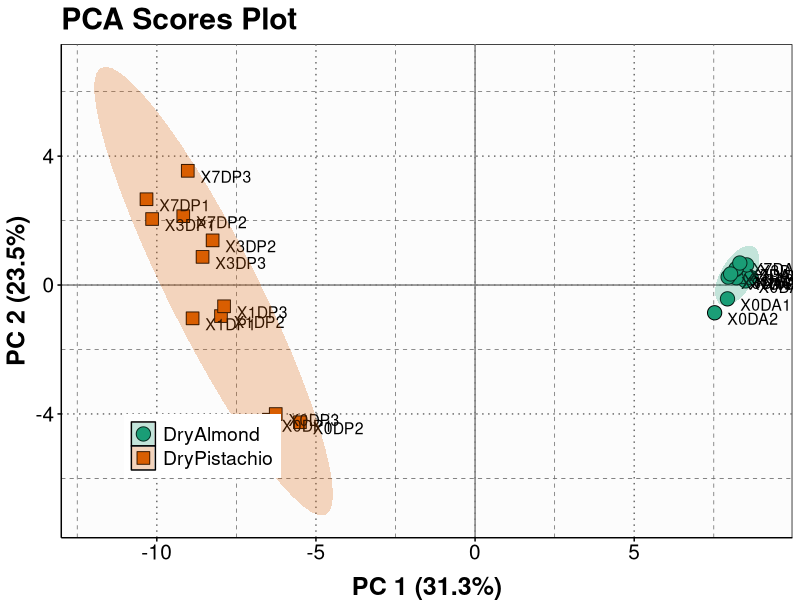
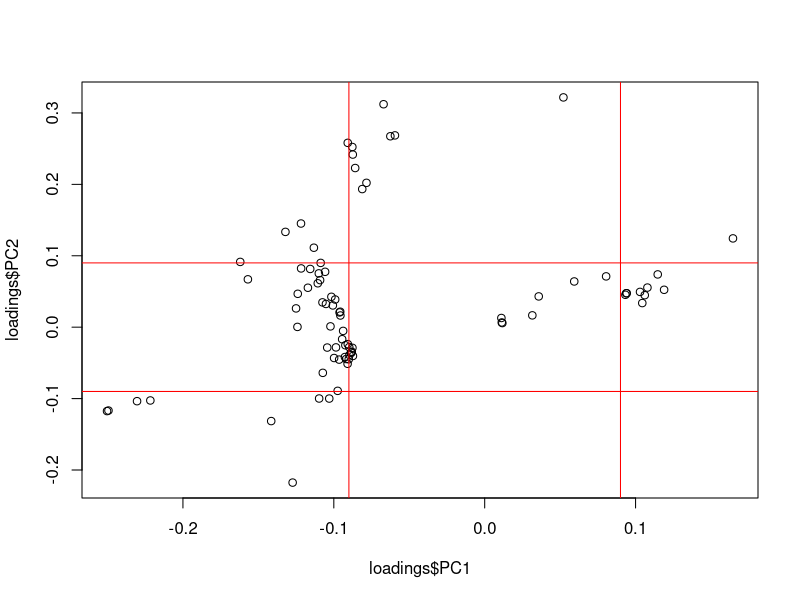
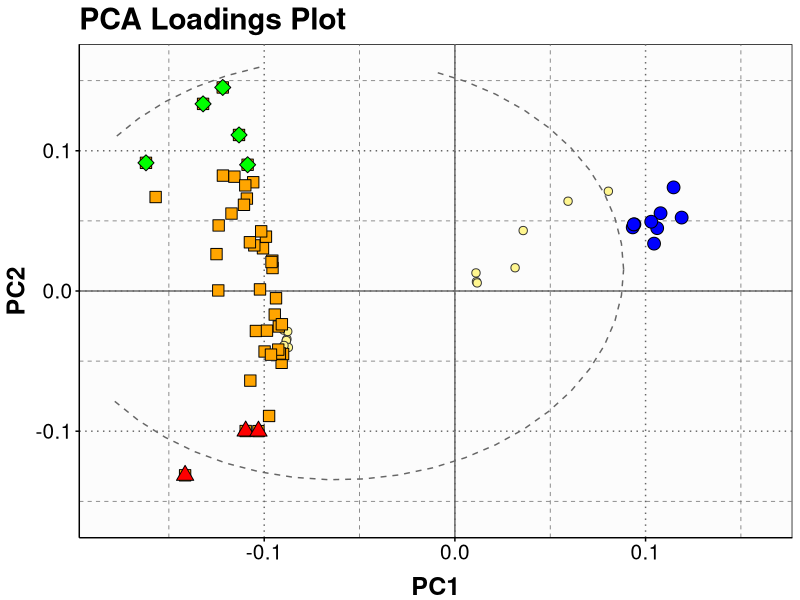
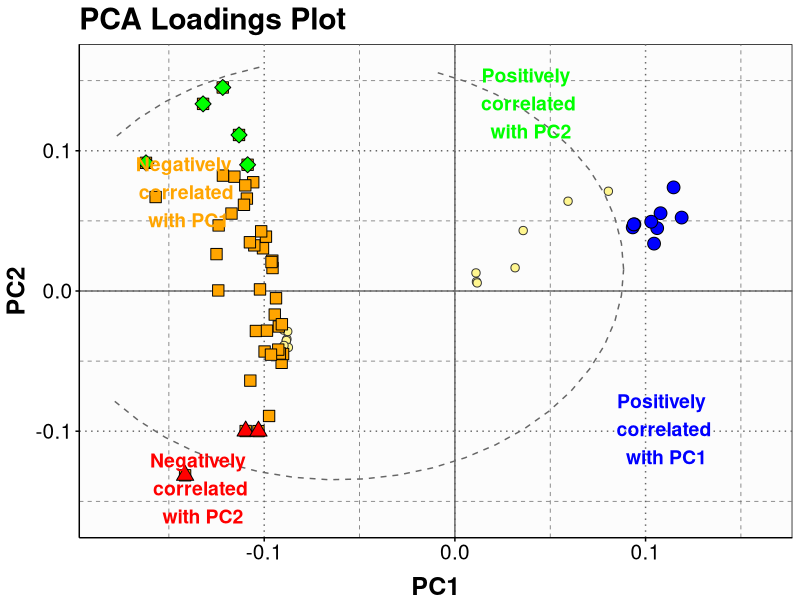
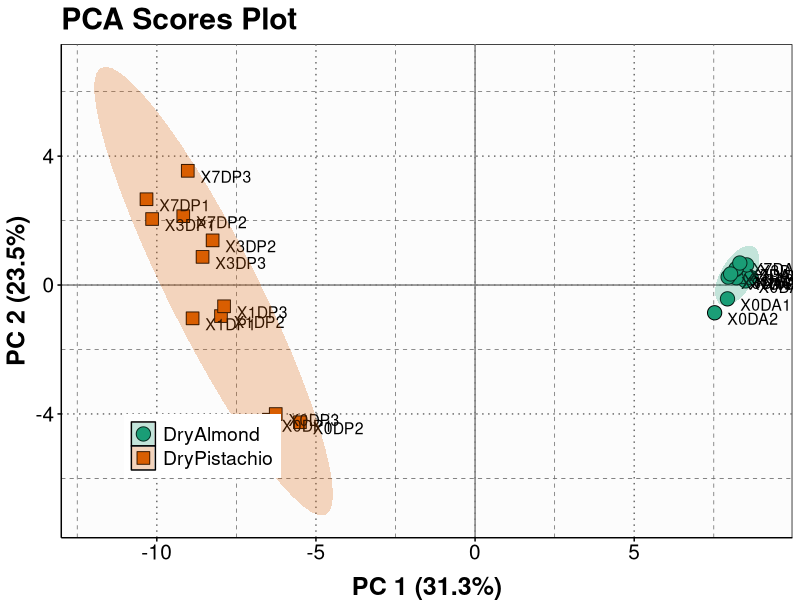
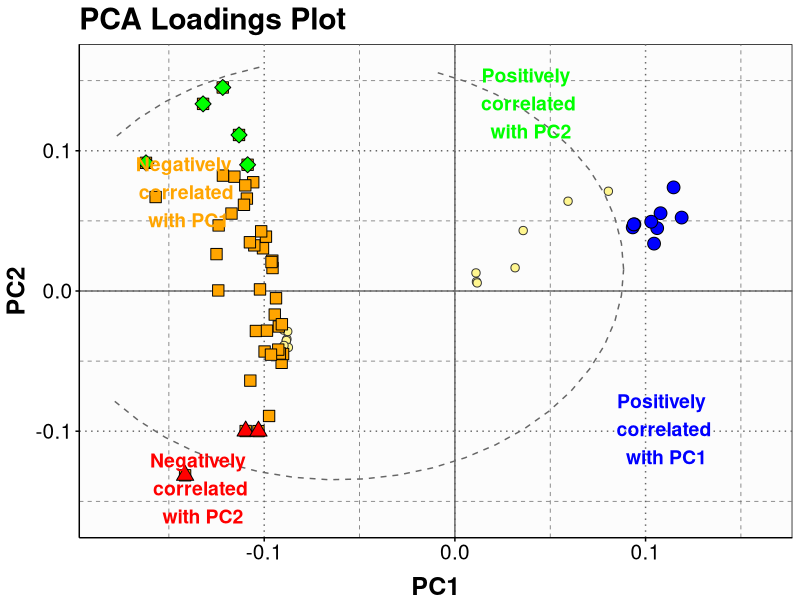

These figures' R source, in order:
###############################################################
# Make PCA scores and loadings plots with ggplot2
###############################################################

# This script will produce a scores plot and loadings plot from 
# the output of PCA using the ggplot2 package.  Refer to the 
# PCA.process.R file to see how the data were generated.

# The following files need to be placed in the working directory:
# pca_scores.csv
# pca_scree.csv
# pca_loadings.csv

# Set working directory
setwd("D:/telework transfer files/R project GC-MSExample  Beck 2021 vs2")

######################
# Scores plot
######################

# import scores matrix
data <- read.csv("pca_scores.csv", header=T)

# subset to include only PC1 to PC3 scores
data <- data[, c(1:4)]

# look at first few rows
data[1:6,1:4]

# Get variance percentages for first 3 PC's
screedat <- read.csv("pca_scree.csv", header=T)
var1 <- round(screedat[2,2:4] * 100, 1)

# Change "X" column to "Sample"
colnames(data)[colnames(data)=="X"] <- "Sample"

# Add Group label to the data frame
Group <- c(rep("DryPistachio", 12),
           rep("DryAlmond", 12))
         

data <- cbind(data, Group)

# install ggplot2 (can skip if already installed)
#install.packages("ggplot2")

# load ggplot2
library(ggplot2)

# Make custom theme for ggplot
my.theme <- theme(axis.text = element_text(colour="black", size=15),
                  text = element_text(size=16),
                  title = element_text(size=18, face="bold", vjust=2),
                  panel.background = element_rect(fill = 'gray99',
                                                  colour = "black", 
                                                  size=0.5),
                  axis.title.x=  element_text(vjust=-0.45),
                  axis.title.y = element_text(vjust=1.2),
                  axis.ticks = element_line(colour="black"),
                  axis.line = element_line(),
                  panel.grid.major = element_line(colour = "gray40", linetype="dotted"),
                  panel.grid.minor = element_line(colour = "gray40", linetype="dashed"),
                  legend.justification=c(1,1),
                  legend.position=c(1,1),
                  legend.title=element_blank(),
                  legend.text = element_text(size = 14))

# check variances for PC1 and PC2
var1

# Calculate 95% ellipse values for PC1,PC2
library(ellipse)

centroids <- aggregate(cbind(PC1,PC2)~Group,data,mean)
#---------this section did not work remove 
# conf.rgn1  <- do.call(rbind,lapply(unique(data$Group),function(t)# no function (T)
#   data.frame(Group=as.character(t),
#              ellipse(cov(data[data$Group==t,2:3]),
#                      centre=as.matrix(centroids[t,2:3]),
#                      level=0.95),
#              stringsAsFactors=FALSE)))

# make plot for PC1 vs. PC2
g1 <-
  ggplot(data, aes(PC1, PC2)) +
  geom_hline(yintercept = 0, colour = "gray50") +
  geom_vline(xintercept = 0, colour = "gray50") +
  # geom_polygon(data=conf.rgn1,  # this did not work
  #              aes(fill=Group), colour="black", alpha = 0.2, 
  #              linetype="blank", show.legend=FALSE) +
  geom_point(aes(shape=Group, bg=Group), colour="black", size=4.5) +
  geom_text(aes(label=data$Sample), colour="black", 
            size=4, hjust=-0.25, vjust=1) +
  #this is the correct way to apply geom polygon in line 88
  stat_ellipse(geom = "polygon",
               aes(fill = Group), 
               alpha = 0.25)+
  
  
  scale_fill_brewer(palette = "Dark2") +
  scale_shape_manual(values=c(21,22,23,24)) +
  ggtitle("PCA Scores Plot") +
  xlab("PC 1 (31.3%)") +
  ylab("PC 2 (23.5%)") +
  my.theme +
  theme(legend.position=c(0.30,0.25))
  
# draw scores plot
g1

# save as png file
png(file="scores.plot.png", height=2400, width=2800, res=350)
g1
dev.off()

######################
# Loadings plot
######################

# Import loadings matrix
loadings <- read.csv("pca_loadings.csv", header=T)

# subset to include only PC1 to PC3 loadings
loadings <- loadings[, c(1:4)]

# look at first few rows
loadings[1:6,1:4]

# Change "X" column to "Variable"
colnames(loadings)[colnames(loadings)=="X"] <- "Variable"

# make a quick loadings plot
plot(loadings$PC1, loadings$PC2)

# add lines for cutoff values
abline(v=0.09, col="red")
abline(v=-0.09, col="red")
abline(h=0.09, col="red")
abline(h=-0.09, col="red")

# Create new column based on PC1 loadings
loadings$pc1.change <-
  ifelse(loadings$PC1 > 0.09,"UP",
         ifelse(loadings$PC1 < -0.09,"DOWN",
                "zeit"))

# Create new column based on PC2 loadings
loadings$pc2.change <-
  ifelse(loadings$PC2 > 0.09,"UP",
         ifelse(loadings$PC2 < -0.09,"DOWN",
                "zeit"))

# Create label column for PC1 loadings
loadings$pc1.label <-
  ifelse(loadings$PC1 > 0.09, as.character(loadings$Variable),
         ifelse(loadings$PC1 < -0.09, as.character(loadings$Variable),
                "null"))

# Create label column for PC2 loadings
loadings$pc2.label <-
  ifelse(loadings$PC2 > 0.09, as.character(loadings$Variable),
         ifelse(loadings$PC2 < -0.09, as.character(loadings$Variable),
                "null"))

# subset significant loadings
loadings.sig <- subset(loadings,
                       PC1 > 0.09 | PC1 < -0.09 |
                         PC2 > 0.09 | PC2 < -0.09)

library(plyr)

# use the "arrange" function in the plyr package to sort
loadings.sig <- arrange(loadings.sig, pc1.change, pc2.change)

# Write the results to file 
write.csv(loadings.sig, "significant_loadings.csv", row.names=F)

# make loadings plot
g2 <-
  ggplot(loadings, aes(PC1, PC2)) +
  geom_hline(yintercept = 0, colour = "gray40") +
  geom_vline(xintercept = 0, colour = "gray40") +
  geom_point(size=2.5, pch=21, color="gray20", bg="khaki1") +
  stat_ellipse(level=0.15, colour="gray40", linetype="dashed", type="euclid") +
  geom_point(data=subset(loadings, pc1.change=="UP"),
             size=4, pch=21, color="black", bg="blue") +
  geom_point(data=subset(loadings, pc1.change=="DOWN"),
             size=4, pch=22, color="black", bg="orange") +
  geom_point(data=subset(loadings, pc2.change=="UP"),
             size=4, pch=23, color="black", bg="green") +
  geom_point(data=subset(loadings, pc2.change=="DOWN"),
             size=4, pch=24, color="black", bg="red") +
  scale_x_continuous(limits = c(-0.18, 0.16)) +
  scale_y_continuous(limits = c(-0.16, 0.16)) +
  ggtitle("PCA Loadings Plot") +
  my.theme

# draw loadings plot
g2

# add text annotations using the grid package
library(grid)

PC1.pos <- grobTree(textGrob("Positively \n correlated \n with PC1",
                             x=0.82, y=0.22, gp=gpar(col="blue", fontsize=14, fontface="bold")))
PC1.neg <- grobTree(textGrob("Negatively \n correlated \n with PC1",
                             x=0.15, y=0.7, gp=gpar(col="orange", fontsize=14, fontface="bold")))
PC2.pos <- grobTree(textGrob("Positively \n correlated \n with PC2",
                             x=0.63, y=0.88, gp=gpar(col="green", fontsize=14, fontface="bold")))
PC2.neg <- grobTree(textGrob("Negatively \n correlated \n with PC2",
                             x=0.17, y=0.1, gp=gpar(col="red", fontsize=14, fontface="bold")))

g2a <-
  g2 +
  annotation_custom(PC1.pos) +
  annotation_custom(PC1.neg) +
  annotation_custom(PC2.pos) +
  annotation_custom(PC2.neg)

g2a

# save as png file
png(file="loadings.plot.png", height=2400, width=2800, res=350)
g2a
dev.off()

# end
